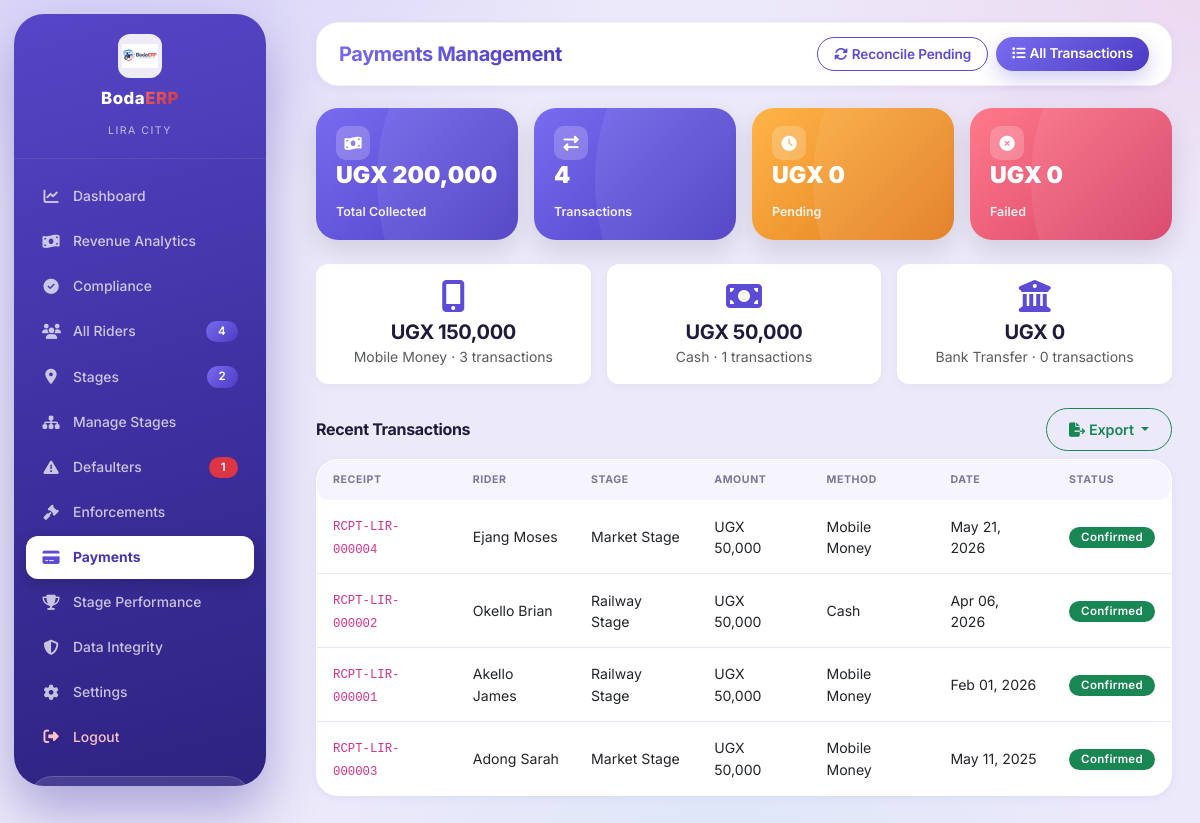
/pages/citycouncil/payments_management.php (signed in), run on the app's committed database.
### tables this page shows
CREATE TABLE payments (
  id              INT AUTO_INCREMENT PRIMARY KEY,
  rider_id        INT NOT NULL,
  city_id         CHAR(3) NOT NULL,
  amount          DECIMAL(12,2) NOT NULL,
  payment_method  ENUM('Mobile Money','Cash','Bank Transfer') NOT NULL,
  receipt_number  VARCHAR(30) NOT NULL UNIQUE,
  status          ENUM('Confirmed','Pending','Failed') NOT NULL DEFAULT 'Confirmed',
  fiscal_year     VARCHAR(20) NOT NULL,
  paid_at         DATETIME NOT NULL,
  collected_by    INT NULL,
  created_at      DATETIME NOT NULL DEFAULT CURRENT_TIMESTAMP,
  FOREIGN KEY (rider_id)     REFERENCES riders(id) ON DELETE RESTRICT,
  FOREIGN KEY (city_id)      REFERENCES cities(id) ON DELETE RESTRICT,
  FOREIGN KEY (collected_by) REFERENCES users(id)  ON DELETE SET NULL,
  INDEX idx_payments_rider (rider_id),
  INDEX idx_payments_city_status (city_id, status),
  INDEX idx_payments_paidat (paid_at)
);

CREATE TABLE riders (
  id                   INT AUTO_INCREMENT PRIMARY KEY,
  user_id              INT NULL,                      
  city_id              CHAR(3) NOT NULL,
  stage_id             INT NOT NULL,
  id_number            VARCHAR(30) NOT NULL UNIQUE,    
  full_name            VARCHAR(150) NOT NULL,
  nin                  VARCHAR(20) UNIQUE NULL,
  date_of_birth        DATE NULL,
  gender               ENUM('Male','Female','Other') NULL,
  marital_status       ENUM('Single','Married','Divorced','Widowed') NULL,
  phone                VARCHAR(30) NOT NULL,
  email                VARCHAR(150) NULL,
  physical_address     VARCHAR(255) NULL,
  next_of_kin_name     VARCHAR(150) NULL,
  next_of_kin_contact  VARCHAR(30) NULL,
  bike_plate           VARCHAR(20) NOT NULL,
  bike_model           VARCHAR(100) NULL,
  route                VARCHAR(150) NULL,
  photo_path           VARCHAR(255) NULL,
  status               ENUM('active','expired','pending') NOT NULL DEFAULT 'pending',
  member_since         DATE NOT NULL,
  expiry_date          DATE NULL,
  annual_tax           DECIMAL(12,2) NOT NULL,
  created_by           INT NULL,                       
  deleted_at           DATETIME NULL,
  created_at           DATETIME NOT NULL DEFAULT CURRENT_TIMESTAMP,
  updated_at           DATETIME NOT NULL DEFAULT CURRENT_TIMESTAMP ON UPDATE CURRENT_TIMESTAMP,
  FOREIGN KEY (user_id)    REFERENCES users(id)  ON DELETE SET NULL,
  FOREIGN KEY (city_id)    REFERENCES cities(id) ON DELETE RESTRICT,
  FOREIGN KEY (stage_id)   REFERENCES stages(id) ON DELETE RESTRICT,
  FOREIGN KEY (created_by) REFERENCES users(id)  ON DELETE SET NULL,
  INDEX idx_riders_stage (stage_id),
  INDEX idx_riders_city_status (city_id, status),
  INDEX idx_riders_expiry (expiry_date)
);

CREATE TABLE stages (
  id          INT AUTO_INCREMENT PRIMARY KEY,
  city_id     CHAR(3) NOT NULL,
  code        VARCHAR(20) NOT NULL UNIQUE,           
  name        VARCHAR(120) NOT NULL,
  location    VARCHAR(150),
  route       VARCHAR(150),
  chairperson_name  VARCHAR(150),    
  chairperson_phone VARCHAR(30),
  status      ENUM('active','inactive') NOT NULL DEFAULT 'active',
  created_at  DATETIME NOT NULL DEFAULT CURRENT_TIMESTAMP,
  updated_at  DATETIME NOT NULL DEFAULT CURRENT_TIMESTAMP ON UPDATE CURRENT_TIMESTAMP,
  FOREIGN KEY (city_id) REFERENCES cities(id) ON DELETE RESTRICT,
  INDEX idx_stage_city (city_id)
);

### config/database.php (called while the page is built, shortened)
<?php
function db(): mysqli {
    static $link = null;
    if ($link === null) {
        try {
            $link = mysqli_connect(DB_HOST, DB_USER, DB_PASS, DB_NAME, (int) DB_PORT);
            $link->set_charset(DB_CHARSET);
        } catch (mysqli_sql_exception $e) {
            error_log('BodaERP DB Connection Error: ' . $e->getMessage());
            die('Database connection failed. Please try again later or contact support.');
        }
    }
    return $link;
}

### includes/db_helpers.php (called while the page is built, shortened)
<?php
require_once __DIR__ . '/../config/database.php';
function _dbPrepare(string $sql, array $params = []): mysqli_stmt {
    $values = $params;
    $stmt = db()->prepare($sql);
    if ($values !== []) {
        $types = '';
        foreach ($values as $v) {
            if (is_int($v))       $types .= 'i';
            elseif (is_float($v)) $types .= 'd';
            elseif (is_bool($v))  { $types .= 'i'; }
            else                   $types .= 's';
        }
        $bound = [];
        foreach ($values as $k => $v) {
            $bound[$k] = is_bool($v) ? (int) $v : $v;
        }
        $stmt->bind_param($types, ...$bound);
    }
    return $stmt;
}
function fetchAll(string $sql, array $params = []): array {
    $stmt = _dbPrepare($sql, $params);
    $stmt->execute();
    $result = $stmt->get_result();
    $rows = $result->fetch_all(MYSQLI_ASSOC);
    return $rows;
}
function fetchValue(string $sql, array $params = []) {
    $stmt = _dbPrepare($sql, $params);
    $stmt->execute();
    $row = $stmt->get_result()->fetch_row();
    return $row === null ? null : $row[0];
}

### includes/functions.php (called while the page is built, shortened)
<?php
require_once __DIR__ . '/db_helpers.php';
function formatCurrency($amount, string $currency = 'UGX'): string {
    return $currency . ' ' . number_format((float) $amount);
}
function formatDate(?string $date, string $fmt = 'M d, Y'): string {
    $ts = strtotime($date);
    return $ts ? date($fmt, $ts) : '—';
}
function h(?string $s): string {
    return htmlspecialchars($s ?? '', ENT_QUOTES, 'UTF-8');
}

### pages/citycouncil/payments_management.php (the view, shortened to what this page needs)
<?php
$cityId = $_SESSION['city_id'];
$totalCollected = (float) fetchValue("SELECT COALESCE(SUM(amount),0) FROM payments WHERE city_id=? AND status='Confirmed'", [$cityId]);
$txnCount = (int) fetchValue("SELECT COUNT(*) FROM payments WHERE city_id=? AND status='Confirmed'", [$cityId]);
$pendingAmt = (float) fetchValue("SELECT COALESCE(SUM(amount),0) FROM payments WHERE city_id=? AND status='Pending'", [$cityId]);
$failedAmt = (float) fetchValue("SELECT COALESCE(SUM(amount),0) FROM payments WHERE city_id=? AND status='Failed'", [$cityId]);
$byMethod = fetchAll("SELECT payment_method, COUNT(*) cnt, COALESCE(SUM(amount),0) total FROM payments WHERE city_id=? AND status='Confirmed' GROUP BY payment_method", [$cityId]);
$byMethodMap = [];
foreach ($byMethod as $m) { $byMethodMap[$m['payment_method']] = $m; }
$recent = fetchAll("SELECT p.*, r.full_name, s.name AS stage_name FROM payments p
    JOIN riders r ON r.id = p.rider_id LEFT JOIN stages s ON s.id = r.stage_id
    WHERE p.city_id = ? ORDER BY p.paid_at DESC LIMIT 15", [$cityId]);
?>
<!DOCTYPE html>
<html lang="en">
<head>
    <?php $pageTitle = 'Payments Management - BodaERP'; require __DIR__ . '/../../includes/partials/head-assets.php'; ?>
</head>
<body>
<?php require __DIR__ . '/../../includes/partials/sidebar-citycouncil.php'; ?>
<div class="main-content" id="mainContent">
    <header class="top-header">
        <div class="d-flex justify-content-between align-items-center">
            <div class="d-flex align-items-center gap-3">
                <h5 class="mb-0 fw-bold"><span class="text-gradient-blue">Payments Management</span></h5>
            </div>
            <div class="d-flex gap-2">
                <button type="button" class="btn btn-outline-primary btn-sm" id="reconcileBtn" onclick="reconcilePending()" title="Re-check pending ioTec payments — catches ones that succeeded but never got marked confirmed">
                    <i class="fas fa-sync-alt me-1"></i>Reconcile Pending
                </button>
                <a href="<?= BASE_URL ?>/pages/citycouncil/payment-transactions.php" class="btn btn-primary btn-sm"><i class="fas fa-list me-1"></i>All Transactions</a>
            </div>
        </div>
    </header>
    <div class="content-area">
        <div class="row g-3 mb-4">
            <div class="col-md-3 col-6"><div class="stat-hero-card grad-blue"><div class="stat-hero-icon"><i class="fas fa-money-bill-wave"></i></div><div><div class="stat-hero-value"><?= h(formatCurrency($totalCollected)) ?></div><div class="stat-hero-label">Total Collected</div></div></div></div>
            <div class="col-md-3 col-6"><div class="stat-hero-card grad-blue"><div class="stat-hero-icon"><i class="fas fa-exchange-alt"></i></div><div><div class="stat-hero-value"><?= number_format($txnCount) ?></div><div class="stat-hero-label">Transactions</div></div></div></div>
            <div class="col-md-3 col-6"><div class="stat-hero-card grad-gold"><div class="stat-hero-icon"><i class="fas fa-clock"></i></div><div><div class="stat-hero-value"><?= h(formatCurrency($pendingAmt)) ?></div><div class="stat-hero-label">Pending</div></div></div></div>
            <div class="col-md-3 col-6"><div class="stat-hero-card grad-red"><div class="stat-hero-icon"><i class="fas fa-times-circle"></i></div><div><div class="stat-hero-value"><?= h(formatCurrency($failedAmt)) ?></div><div class="stat-hero-label">Failed</div></div></div></div>
        </div>
        <div class="row g-3 mb-4">
            <?php foreach (['Mobile Money'=>'fa-mobile-alt','Cash'=>'fa-money-bill','Bank Transfer'=>'fa-university'] as $method => $icon):
                $m = $byMethodMap[$method] ?? ['cnt'=>0,'total'=>0];
            ?>
            <div class="col-md-4">
                <div class="method-card">
                    <i class="fas <?= $icon ?> fa-2x text-primary mb-2"></i>
                    <h5 class="fw-bold mb-0"><?= h(formatCurrency($m['total'])) ?></h5>
                    <small class="text-muted"><?= h($method) ?> · <?= (int) $m['cnt'] ?> transactions</small>
                </div>
            </div>
            <?php endforeach; ?>
        </div>
        <div class="d-flex justify-content-between align-items-center mb-2 no-print">
            <h6 class="fw-bold mb-0">Recent Transactions</h6>
            <?php $exportTableId='recentPaymentsTable'; $exportFilename='recent_payments'; $exportTitle='Recent Payments'; require __DIR__ . '/../../includes/partials/export-toolbar.php'; ?>
        </div>
        <div class="card">
            <div class="card-body p-0">
                <div class="table-responsive">
                    <table class="table table-hover mb-0" id="recentPaymentsTable">
                        <thead><tr><th>Receipt</th><th>Rider</th><th>Stage</th><th>Amount</th><th>Method</th><th>Date</th><th>Status</th></tr></thead>
                        <tbody>
                        <?php foreach ($recent as $t): $sc = ['Confirmed'=>'bg-success','Pending'=>'bg-warning text-dark','Failed'=>'bg-danger']; ?>
                            <tr>
                                <td><code><?= h($t['receipt_number']) ?></code></td>
                                <td><?= h($t['full_name']) ?></td>
                                <td><?= h($t['stage_name']) ?></td>
                                <td><?= h(formatCurrency($t['amount'])) ?></td>
                                <td><?= h($t['payment_method']) ?></td>
                                <td><?= formatDate($t['paid_at']) ?></td>
                                <td><span class="badge <?= $sc[$t['status']] ?>"><?= h($t['status']) ?></span></td>
                            </tr>
                        <?php endforeach; ?>
                        </tbody>
                    </table>
                </div>
            </div>
        </div>
    </div>
</div>
</body>
</html>

### assets/css/admin.css (style rules this page uses)
.main-content { margin-left: 288px; padding: 22px 28px 30px; min-height: 100vh; transition: all var(--transition-normal); }
.top-header { background: var(--pure-white); padding: 14px 22px; border-radius: var(--radius-lg); border: 1px solid rgba(28, 32, 51, 0.05); box-shadow: var(--shadow-sm); margin-bottom: 22px; transition: all var(--transition-normal); }
.content-area { animation: fadeInUp 0.5s ease forwards; }
.top-header .d-flex.justify-content-between { flex-wrap: wrap; row-gap: 10px; }
.stat-hero-card { border-radius: var(--radius-lg); padding: 18px 20px; color: var(--pure-white); position: relative; overflow: hidden; min-height: 110px; display: flex; flex-direction: column; justify-content: space-between; box-shadow: 0 10px 26px rgba(0, 0, 0, 0.12); transition: all var(--transition-normal); height: 100%; }
.stat-hero-card::after { content: ''; position: absolute; top: -55%; right: -20%; width: 90%; height: 220%; background: rgba(255, 255, 255, 0.07); border-radius: 50%; }
.stat-hero-card .stat-hero-icon { width: 34px; height: 34px; border-radius: 10px; background: rgba(255, 255, 255, 0.2); display: flex; align-items: center; justify-content: center; font-size: 0.95rem; position: relative; z-index: 1; }
.stat-hero-card .stat-hero-label { font-size: 0.78rem; font-weight: 600; opacity: 0.9; margin-top: 14px; position: relative; z-index: 1; }
.stat-hero-card .stat-hero-value { font-size: 1.45rem; font-weight: 900; margin-top: 2px; line-height: 1.15; position: relative; z-index: 1; word-break: break-word; }
.stat-hero-card.grad-blue { background: var(--primary-blue-gradient); }
.stat-hero-card.grad-red { background: linear-gradient(135deg, #ff7a8a 0%, #d63f66 100%); }
.stat-hero-card.grad-gold { background: linear-gradient(135deg, #ffb547 0%, #e17a1d 100%); }

### pages/citycouncil/payments_management.php (style rules this page uses)
.method-card { background: white; border-radius: 12px; padding: 16px; box-shadow: 0 2px 12px rgba(0,0,0,0.04); text-align: center; }

### data on the page
payments: receipt_number "RCPT-LIR-000004", rider.full_name "Ejang Moses", stages.name "Market Stage", amount "UGX 50,000", payment_method "Mobile Money", paid_at "May 21, 2026", status "Confirmed"
payments: receipt_number "RCPT-LIR-000002", rider.full_name "Okello Brian", stages.name "Railway Stage", amount "UGX 50,000", payment_method "Cash", paid_at "Apr 06, 2026", status "Confirmed"
payments: receipt_number "RCPT-LIR-000001", rider.full_name "Akello James", stages.name "Railway Stage", amount "UGX 50,000", payment_method "Mobile Money", paid_at "Feb 01, 2026", status "Confirmed"
payments: receipt_number "RCPT-LIR-000003", rider.full_name "Adong Sarah", stages.name "Market Stage", amount "UGX 50,000", payment_method "Mobile Money", paid_at "May 11, 2025", status "Confirmed"

### other printed values
$_SESSION['city_name'] "LIRA CITY"
$label "Dashboard"
$label "Revenue Analytics"
$label "Compliance"
$label "All Riders"
$badge[1] "4"
$label "Stages"
$badge[1] "2"
$label "Manage Stages"
$label "Defaulters"
$badge[1] "1"
$label "Enforcements"
$label "Payments"
$label "Stage Performance"
$label "Data Integrity"
